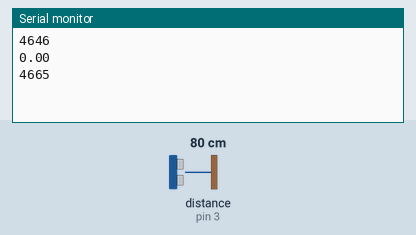
The sketch below on a simulated Arduino Uno, built with avr-gcc and run on an emulated ATmega328P. Parts: the last lines printed to the serial monitor. Wiring (inferred from the names in the program): ultrasonic range finder: trigger pin 2; echo pin 3. The test bench sets the inputs (shaded band); at power-on: distance to the obstacle (sensor on pin 3) 80 cm. The echo pulse lasts 58.3 µs per cm.

Above: at 2.3 s.
2.4 s: distance to the obstacle (sensor on pin 3) set to 2 cm
At 3.8 s:
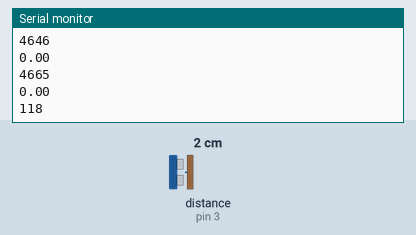
4.5 s: distance to the obstacle (sensor on pin 3) set to 4 cm
At 5.0 s:
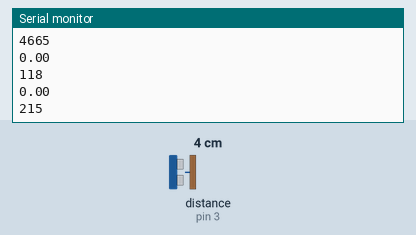
Timing chart, 0 to 7.5 s (numbered marks = the images above; inputs shaded):
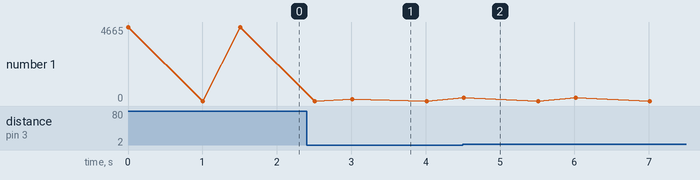

The sketch:

3-1.ino
```cpp
// C++ code
//

#define TRIG 2
#define ECHO 3

const float time_gain = 1.0/58.0;

float read_sensor(){
  digitalWrite(TRIG, HIGH);
  delayMicroseconds(10);
  digitalWrite(TRIG, LOW);

  Serial.println(pulseIn(ECHO, HIGH));

  return time_gain * pulseIn(ECHO, HIGH);
}

void setup() {
  pinMode(TRIG, OUTPUT);
  pinMode(ECHO, INPUT);

  Serial.begin(9600);
}

float distance;
void loop() {
  distance = read_sensor();
  Serial.println(distance);
  delay(500);
}
```

Measured:
- after the input at 2.4 s, the serial monitor: prints a new line after 0.61 s (image 1)
- after the input at 4.5 s, the serial monitor: prints a new line at once (image 2)
- plotted number 1: 0 → 215 after the input at 4.5 s
